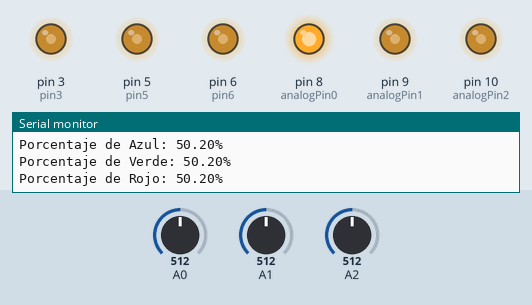
Recording of a sketch running on a simulated Arduino Uno, built with avr-gcc and run on an emulated ATmega328P. Parts: output pins drawn as LEDs (lit = HIGH), the last lines printed to the serial monitor. Inputs (shaded band) come from the test bench; at power-on: A0 = 512, A1 = 512, A2 = 512.

Above: at 1.8 s.
1.9 s: A0 set to 716
At 2.5 s:
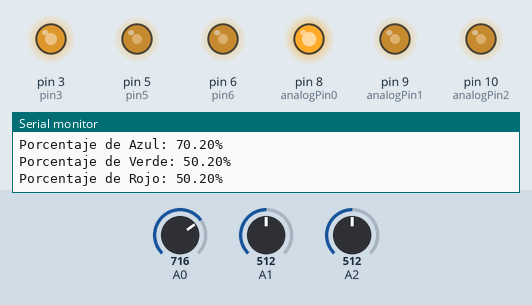
3.5 s: A1 set to 716
At 4.4 s:
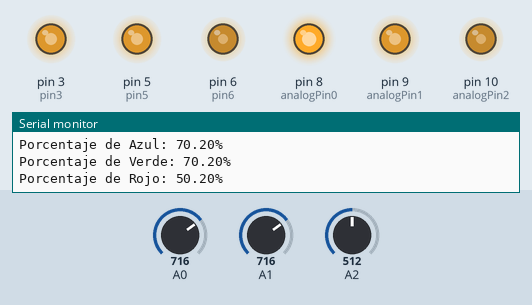
5.6 s: A2 set to 716
At 7.3 s:
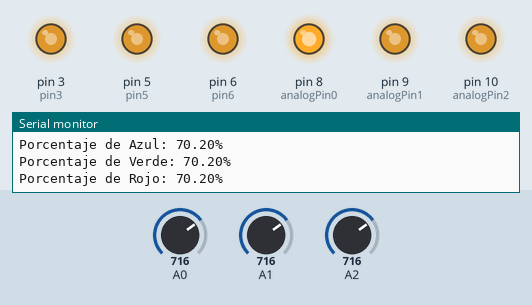
7.6 s: A0 set to 900
At 9.3 s:
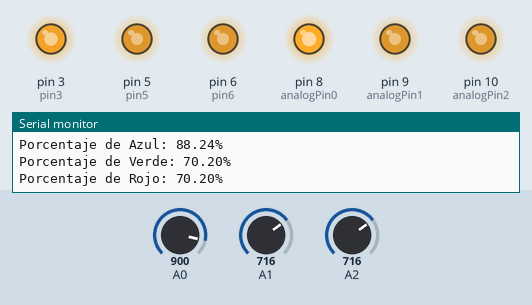
9.6 s: A1 set to 900
At 11.3 s:
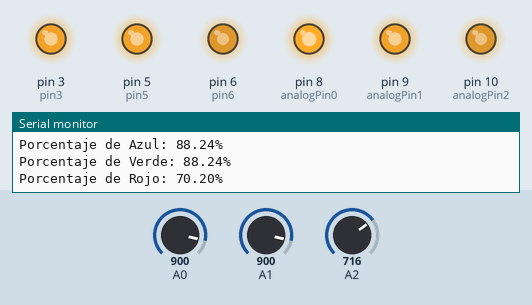
11.7 s: A2 set to 900
At 13.2 s:
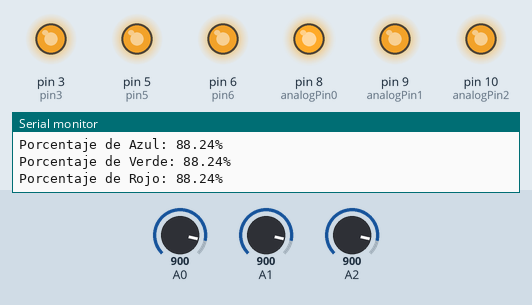
Timing chart, 0 to 14.7 s (numbered marks = the images above; inputs shaded):
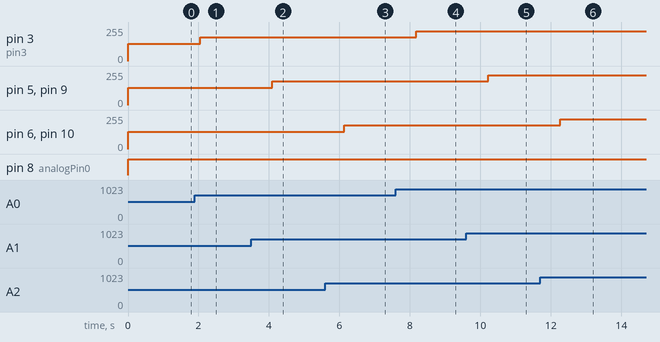

The sketch:

Punto9.ino
```cpp
// inicializa los pines de los LEDs
int pin3 = 3;
int pin5 = 5;
int pin6 = 6;
// inicializa las variables donde va a guardar el valor de los potenciometros
int val0 = 0;
int val1 = 0;
int val2 = 0;
// inicializa las variables donde va a guardar el brillo de los LEDs
double brillo3 = 0;
double brillo5 = 0;
double brillo6 = 0;
// inicializa las variables donde va a guardar el porcentaje de intensidad de cada LED
double porcentaje3 = 0;
double porcentaje5 = 0;
double porcentaje6 = 0;
// inicializa los pines analogicas de los potenciometros
int analogPin0 = 8;
int analogPin1 = 9;
int analogPin2 = 10;

// the setup function runs once when you press reset or power the board
void setup() {
  Serial.begin(9600); // inicializa el puerto serial
  pinMode(pin3, OUTPUT); // luz verde
  pinMode(pin5, OUTPUT); // luz amarilla
  pinMode(pin6, OUTPUT); // luz roja
}

// the loop function runs over and over again forever
void loop() {
  val0 = analogRead(analogPin0); // Lee el 1er potenciometro
  brillo3 = val0/4;
  porcentaje3 = (brillo3/255)*100; // convierte el valor leido a %

  val1 = analogRead(analogPin1); // Lee el 2do potenciometro
  brillo5 = val1/4;
  porcentaje5 = (brillo5/255)*100; // convierte el valor leido a %

  val2 = analogRead(analogPin2); // Lee el 3er potenciometro
  brillo6 = val2/4;
  porcentaje6 = (brillo6/255)*100; // convierte el valor leido a %

  analogWrite(analogPin0, brillo3); // indica intensidad al led
  analogWrite(pin3,brillo3);
  String s1 = "Porcentaje de Azul: ";
  Serial.println(s1 + porcentaje3 + "%"); // imprime el % de intensidad del LED

  analogWrite(analogPin1, brillo5); // indica intensidad al led
  analogWrite(pin5,brillo5);
  String s2 = "Porcentaje de Verde: ";
  Serial.println(s2 + porcentaje5 + "%"); // imprime el % de intensidad del LED

  analogWrite(analogPin2, brillo6); // indica intensidad al led
  analogWrite(pin6,brillo6);
  String s3 = "Porcentaje de Rojo: ";
  Serial.println(s3 + porcentaje6 + "%"); // imprime el % de intensidad del LED

  delay(1000);
}
```

Measured:
- after the input at 1.9 s, pin 3 (pin3): 128/255 → 179/255 after 0.14 s
- after the input at 3.5 s, pin 5 (pin5), pin 9 (analogPin1): 128/255 → 179/255 after 0.59 s
- after the input at 5.6 s, pin 6 (pin6), pin 10 (analogPin2): 128/255 → 179/255 after 0.53 s
- after the input at 7.6 s, pin 3 (pin3): 179/255 → 225/255 after 0.57 s
- after the input at 9.6 s, pin 5 (pin5), pin 9 (analogPin1): 179/255 → 225/255 after 0.62 s
- after the input at 11.7 s, pin 6 (pin6), pin 10 (analogPin2): 179/255 → 225/255 after 0.56 s
